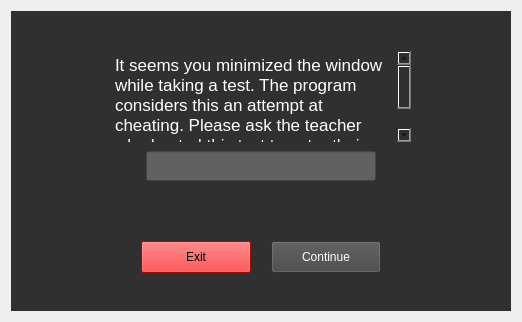
  <widget class="QWidget" name="cheat_triggered">
   <layout class="QHBoxLayout" name="horizontalLayout_8">
    <item>
     <widget class="QWidget" name="widget_6" native="true">
      <property name="minimumSize">
       <size>
        <width>500</width>
        <height>300</height>
       </size>
      </property>
      <property name="maximumSize">
       <size>
        <width>500</width>
        <height>300</height>
       </size>
      </property>
      <property name="styleSheet">
       <string notr="true">background-color: rgb(48, 48, 48);</string>
      </property>
      <widget class="QLineEdit" name="cheating_trigger_password_input">
       <property name="geometry">
        <rect>
         <x>135</x>
         <y>140</y>
         <width>230</width>
         <height>30</height>
        </rect>
       </property>
       <property name="font">
        <font>
         <family>Arial</family>
         <pointsize>16</pointsize>
        </font>
       </property>
       <property name="styleSheet">
        <string notr="true">background-color: rgb(97, 97, 97);
color: rgb(255, 255, 255);</string>
       </property>
      </widget>
      <widget class="QPushButton" name="cheating_resolve_button">
       <property name="geometry">
        <rect>
         <x>260</x>
         <y>230</y>
         <width>110</width>
         <height>32</height>
        </rect>
       </property>
       <property name="styleSheet">
        <string notr="true">color: rgb(255, 255, 255);
background-color: rgb(70, 70, 70);</string>
       </property>
       <property name="text">
        <string>Continue</string>
       </property>
      </widget>
      <widget class="QPushButton" name="cheating_exit_button">
       <property name="geometry">
        <rect>
         <x>130</x>
         <y>230</y>
         <width>110</width>
         <height>32</height>
        </rect>
       </property>
       <property name="styleSheet">
        <string notr="true">color: rgb(255, 255, 255);background-color: rgb(255, 0, 0); color: rgb(0, 0, 0);</string>
       </property>
       <property name="text">
        <string>Exit</string>
       </property>
      </widget>
      <widget class="QTextBrowser" name="textBrowser">
       <property name="geometry">
        <rect>
         <x>100</x>
         <y>40</y>
         <width>300</width>
         <height>91</height>
        </rect>
       </property>
       <property name="focusPolicy">
        <enum>Qt::NoFocus</enum>
       </property>
       <property name="styleSheet">
        <string notr="true">color: rgb(255, 255, 255);</string>
       </property>
       <property name="frameShape">
        <enum>QFrame::NoFrame</enum>
       </property>
       <property name="frameShadow">
        <enum>QFrame::Plain</enum>
       </property>
       <property name="lineWidth">
        <number>0</number>
       </property>
       <property name="html">
        <string>&lt;!DOCTYPE HTML PUBLIC &quot;-//W3C//DTD HTML 4.0//EN&quot; &quot;http://www.w3.org/TR/REC-html40/strict.dtd&quot;&gt;
&lt;html&gt;&lt;head&gt;&lt;meta name=&quot;qrichtext&quot; content=&quot;1&quot; /&gt;&lt;style type=&quot;text/css&quot;&gt;
p, li { white-space: pre-wrap; }
&lt;/style&gt;&lt;/head&gt;&lt;body style=&quot; font-family:'.AppleSystemUIFont'; font-size:13pt; font-weight:400; font-style:normal;&quot;&gt;
&lt;p style=&quot; margin-top:0px; margin-bottom:0px; margin-left:0px; margin-right:0px; -qt-block-indent:0; text-indent:0px;&quot;&gt;It seems you minimized the window while taking a test. The program considers this an attempt at cheating. Please ask the teacher who hosted this test to enter their password below:&lt;/p&gt;&lt;/body&gt;&lt;/html&gt;</string>
       </property>
      </widget>
     </widget>
    </item>
   </layout>
  </widget>
